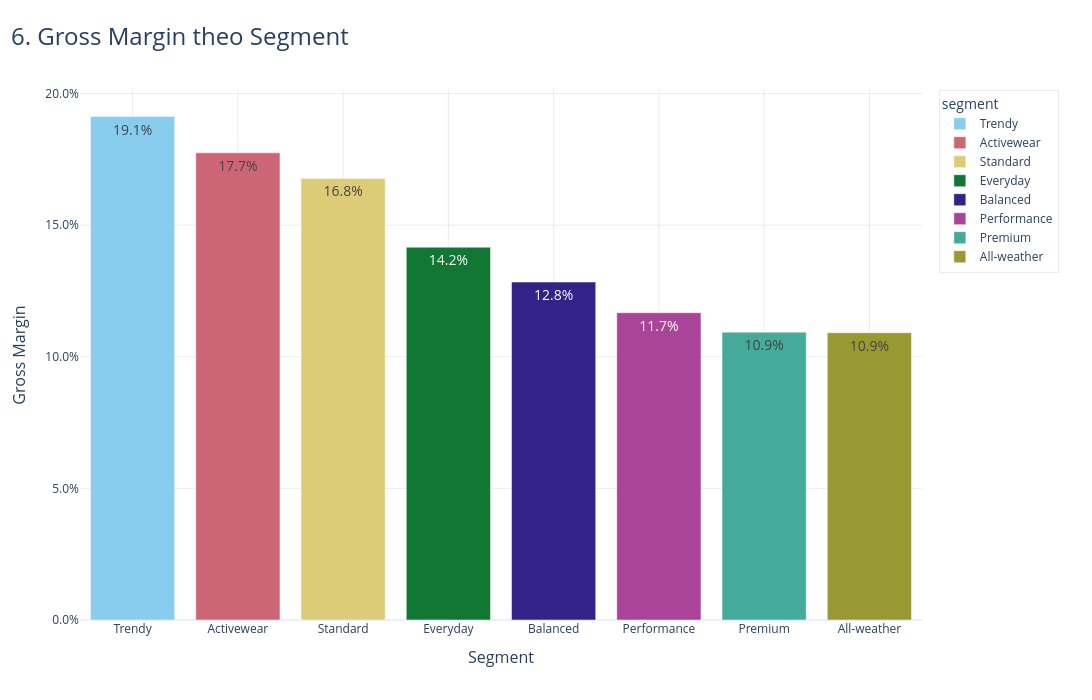

The cell this chart's notebook holds for it:
### Markdown cell above
## 6) Gross Margin theo Segment

### Code cell
gm_seg = line_items.groupby("segment", as_index=False)[["Revenue", "Gross_Profit"]].sum()
gm_seg["Gross_Margin"] = np.where(gm_seg["Revenue"].ne(0), gm_seg["Gross_Profit"] / gm_seg["Revenue"], np.nan)
gm_seg = gm_seg.sort_values("Gross_Margin", ascending=False)

fig = px.bar(
    gm_seg,
    x="segment",
    y="Gross_Margin",
    color="segment",
    text=gm_seg["Gross_Margin"].map(lambda x: f"{x:.1%}")
)

style_figure(fig, "6. Gross Margin theo Segment", height=700)
fig.update_xaxes(title_text="Segment", tickangle=0)
fig.update_yaxes(title_text="Gross Margin", tickformat=".1%")
fig.show()

### Figure 1 — Plotly figure (JSON) as saved in the notebook; plotly's stock layout.template omitted (floating-point values rounded to 4 significant figures)
{"data": [{"hovertemplate": "segment=%{x}<br>Gross_Margin=%{y}<br>text=%{text}<extra></extra>", "legendgroup": "Trendy", "marker": {"color": "rgb(136, 204, 238)", "pattern": {"shape": ""}}, "name": "Trendy", "orientation": "v", "showlegend": true, "text": ["19.1%"], "textposition": "auto", "type": "bar", "x": ["Trendy"], "xaxis": "x", "y": [0.1913], "yaxis": "y"}, {"hovertemplate": "segment=%{x}<br>Gross_Margin=%{y}<br>text=%{text}<extra></extra>", "legendgroup": "Activewear", "marker": {"color": "rgb(204, 102, 119)", "pattern": {"shape": ""}}, "name": "Activewear", "orientation": "v", "showlegend": true, "text": ["17.7%"], "textposition": "auto", "type": "bar", "x": ["Activewear"], "xaxis": "x", "y": [0.1775], "yaxis": "y"}, {"hovertemplate": "segment=%{x}<br>Gross_Margin=%{y}<br>text=%{text}<extra></extra>", "legendgroup": "Standard", "marker": {"color": "rgb(221, 204, 119)", "pattern": {"shape": ""}}, "name": "Standard", "orientation": "v", "showlegend": true, "text": ["16.8%"], "textposition": "auto", "type": "bar", "x": ["Standard"], "xaxis": "x", "y": [0.1678], "yaxis": "y"}, {"hovertemplate": "segment=%{x}<br>Gross_Margin=%{y}<br>text=%{text}<extra></extra>", "legendgroup": "Everyday", "marker": {"color": "rgb(17, 119, 51)", "pattern": {"shape": ""}}, "name": "Everyday", "orientation": "v", "showlegend": true, "text": ["14.2%"], "textposition": "auto", "type": "bar", "x": ["Everyday"], "xaxis": "x", "y": [0.1416], "yaxis": "y"}, {"hovertemplate": "segment=%{x}<br>Gross_Margin=%{y}<br>text=%{text}<extra></extra>", "legendgroup": "Balanced", "marker": {"color": "rgb(51, 34, 136)", "pattern": {"shape": ""}}, "name": "Balanced", "orientation": "v", "showlegend": true, "text": ["12.8%"], "textposition": "auto", "type": "bar", "x": ["Balanced"], "xaxis": "x", "y": [0.1284], "yaxis": "y"}, {"hovertemplate": "segment=%{x}<br>Gross_Margin=%{y}<br>text=%{text}<extra></extra>", "legendgroup": "Performance", "marker": {"color": "rgb(170, 68, 153)", "pattern": {"shape": ""}}, "name": "Performance", "orientation": "v", "showlegend": true, "text": ["11.7%"], "textposition": "auto", "type": "bar", "x": ["Performance"], "xaxis": "x", "y": [0.1167], "yaxis": "y"}, {"hovertemplate": "segment=%{x}<br>Gross_Margin=%{y}<br>text=%{text}<extra></extra>", "legendgroup": "Premium", "marker": {"color": "rgb(68, 170, 153)", "pattern": {"shape": ""}}, "name": "Premium", "orientation": "v", "showlegend": true, "text": ["10.9%"], "textposition": "auto", "type": "bar", "x": ["Premium"], "xaxis": "x", "y": [0.1094], "yaxis": "y"}, {"hovertemplate": "segment=%{x}<br>Gross_Margin=%{y}<br>text=%{text}<extra></extra>", "legendgroup": "All-weather", "marker": {"color": "rgb(153, 153, 51)", "pattern": {"shape": ""}}, "name": "All-weather", "orientation": "v", "showlegend": true, "text": ["10.9%"], "textposition": "auto", "type": "bar", "x": ["All-weather"], "xaxis": "x", "y": [0.1091], "yaxis": "y"}], "layout": {"barmode": "relative", "font": {"size": 14}, "height": 700, "hoverlabel": {"font": {"size": 13}}, "hovermode": "x unified", "legend": {"bgcolor": "rgba(255,255,255,0.85)", "bordercolor": "rgba(0,0,0,0.08)", "borderwidth": 1, "font": {"size": 12}, "orientation": "v", "title": {"text": "segment"}, "tracegroupgap": 0, "x": 1.02, "xanchor": "left", "y": 1, "yanchor": "top"}, "margin": {"b": 80, "l": 80, "r": 170, "t": 90}, "title": {"font": {"size": 24}, "text": "6. Gross Margin theo Segment", "x": 0.01, "xanchor": "left"}, "width": 1500, "xaxis": {"anchor": "y", "automargin": true, "categoryarray": ["Trendy", "Activewear", "Standard", "Everyday", "Balanced", "Performance", "Premium", "All-weather"], "categoryorder": "array", "domain": [0, 1], "gridcolor": "rgba(0,0,0,0.08)", "showgrid": true, "tickangle": 0, "tickfont": {"size": 12}, "title": {"font": {"size": 16}, "text": "Segment"}}, "yaxis": {"anchor": "x", "automargin": true, "domain": [0, 1], "gridcolor": "rgba(0,0,0,0.08)", "separatethousands": true, "showgrid": true, "tickfont": {"size": 12}, "tickformat": ".1%", "title": {"font": {"size": 16}, "text": "Gross Margin"}}}}
